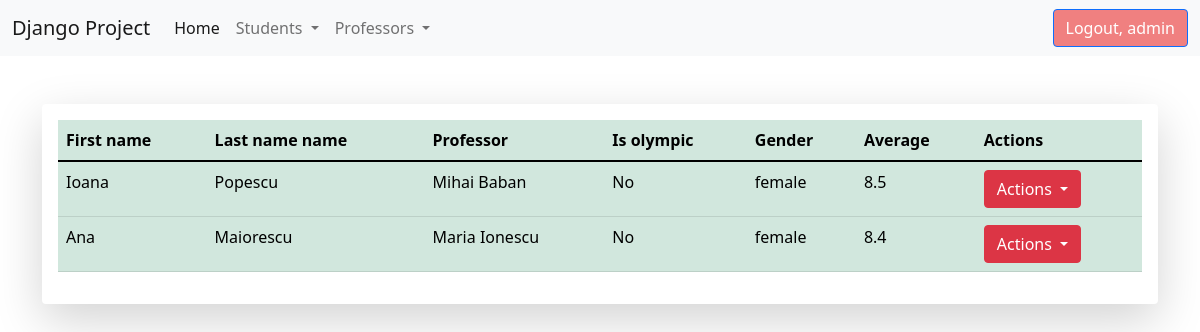
The app's page /list-of-students/ (signed in) with its own data.
### student/models.py (models this page shows, shortened)
class Student(models.Model):
    gender_choices = (('male', 'Male'), ('female', 'Female'))
    first_name = models.CharField(max_length=30)
    last_name = models.CharField(max_length=30)
    age = models.IntegerField()
    is_olympic = models.BooleanField(default=False)
    email = models.EmailField(max_length=40)
    description = models.TextField(max_length=1000)
    start_date = models.DateTimeField()
    end_date = models.DateField()
    average = models.FloatField()
    gender = models.CharField(max_length=20, choices=gender_choices)
    professor = models.ForeignKey(Professor, on_delete=models.CASCADE)
    active = models.BooleanField(default=True)
    created_at = models.DateTimeField(auto_now_add=True)  # se va salva data si ora cand a fost creata inregistrarea
    updated_at = models.DateTimeField(auto_now=True)  # se va modifica data si ora cand se vor realiza modificari pe inregistrare

### professor/models.py (models this page shows, shortened)
class Professor(models.Model):
    department_choices = (('math', 'Math'), ('english', 'English'), ('science', 'Science'), ('informatics', 'Informatics'))
    first_name = models.CharField(max_length=40)
    last_name = models.CharField(max_length=40)
    department = models.CharField(max_length=30, choices=department_choices)
    time = models.TimeField()
    active = models.BooleanField(default=True)
    created_at = models.DateTimeField(auto_now_add=True)
    updated_at = models.DateTimeField(auto_now=True)

### student/views.py (the view)
# urls.py: path('list-of-students/', views.StudentListView.as_view(), name='list_of_students'),
class StudentListView(LoginRequiredMixin, PermissionRequiredMixin, ListView):
    template_name = 'student/list_of_students.html'
    model = Student
    context_object_name = 'all_students'
    permission_required = 'student.view_list_of_students'
    def get_queryset(self):
        return Student.objects.filter(active=True)

### templates/student/list_of_students.html (shortened to what this page needs)
{% extends 'base.html' %}
{% block content %}
    <div class="container"><br><br>
        <div class="shadow-lg p-3 mb-5 bg-body rounded">
            <table class="table table-success table-hover">
                <thead>
                <tr>
                    <th> First name</th>
                    <th> Last name name</th>
                    <th> Professor</th>
                    <th> Is olympic</th>
                    <th> Gender</th>
                    <th> Average</th>
                    <th> Actions</th>
                </tr>
                </thead>
                <tbody>
                {% for student in all_students %}
                    <tr>
                        <td>{{ student.first_name }}</td>
                        <td>{{ student.last_name }}</td>
                        <td>{{ student.professor.first_name }} {{ student.professor.last_name }}</td>
                        <td>
                            {% if student.is_olympic is True %}
                                Yes
                            {% else %}
                                No
                            {% endif %}
                        </td>
                        <td>{{ student.gender }}</td>
                        <td>{{ student.average }}</td>
                        <td>
                            <div class="btn-group">
                                <button type="button" class="btn btn-danger dropdown-toggle" data-bs-toggle="dropdown"
                                        aria-expanded="false">
                                    Actions
                                </button>
                            </div>
                        </td>
                    </tr>
                {% endfor %}
                </tbody>
            </table>
        </div>
    </div>
{% endblock %}

### templates/base.html (shortened to what this page needs)
{% load static %}
<!DOCTYPE html>
<html lang="en">
<head>
    <link href="https://cdn.jsdelivr.net/npm/bootstrap@5.1.3/dist/css/bootstrap.min.css" rel="stylesheet">
    <link rel="stylesheet" href={% static 'css/my_style.css' %}>
</head>
<body>
{% include 'meniu.html' %}
{% block content %}
{% endblock %}
</body>
</html>

### templates/meniu.html (shortened to what this page needs)
<nav class="navbar navbar-expand-lg navbar-light bg-light">
    <div class="container-fluid">
        <a class="navbar-brand" href="#">Django Project</a>
        <div class="collapse navbar-collapse" id="navbarSupportedContent">
            <ul class="navbar-nav me-auto mb-2 mb-lg-0">
                <li class="nav-item">
                    <a class="nav-link active" aria-current="page" href="{% url 'home' %}">Home</a>
                </li>
                {% if request.user.is_authenticated %}
                    <li class="nav-item dropdown">
                        <a class="nav-link dropdown-toggle" href="#" id="navbarDropdown" role="button"
                           data-bs-toggle="dropdown" aria-expanded="false">
                            Students
                        </a>
                    </li>
                    <li class="nav-item dropdown">
                        <a class="nav-link dropdown-toggle" href="#" id="navbarDropdown" role="button"
                           data-bs-toggle="dropdown" aria-expanded="false">
                            Professors
                        </a>
                    </li>
                {% endif %}
            </ul>
            {% if request.user.is_authenticated %}
                <a href="{% url 'logout' %}" class="btn btn-primary">Logout, {{ request.user.username }}</a>
            {% else %}
                 <a href="{% url 'create_user' %}" class="btn btn-secondary">Sign up</a>
                 <a href="{% url 'login' %}" class="btn btn-primary">Login</a>
            {% endif %}
        </div>
    </div>
</nav>

### static/css/my_style.css (style rules this page uses)
.btn-primary { background-color: lightcoral; }

### records on screen
Student: first_name "Ioana", last_name "Popescu", professor.first_name "Mihai", professor.last_name "Baban", is_olympic "No", gender "female", average "8.5"
Student: first_name "Ana", last_name "Maiorescu", professor.first_name "Maria", professor.last_name "Ionescu", is_olympic "No", gender "female", average "8.4"

### other values on screen
{{ request.user.username }} "admin"
